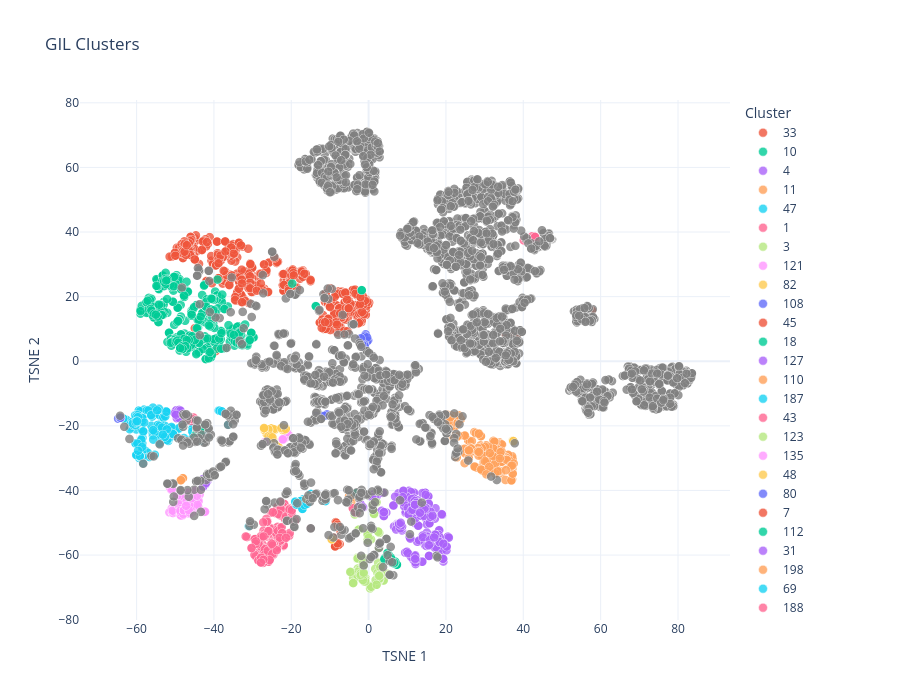

Notebook cell for this chart:
### Code cell
import plotly.express as px


# --- Step 1: Create a color column that handles NaN explicitly ---
tsne_res['color'] = tsne_res['clusters'].fillna('NaN')   # turn NaN into a string category
tsne_res['color'] = tsne_res['color'].astype(str)        # ensure everything is string

# --- NEW: Compute desired legend order (largest cluster → smallest, NaN last) ---
cluster_sizes = tsne_res['color'].value_counts()         # Series: index=cluster, value=count
# Sort known clusters by size descending, then force 'NaN' to the end
legend_order = (
    cluster_sizes.drop('NaN', errors='ignore')           # drop NaN if present
                 .sort_values(ascending=False)           # largest first
                 .index
                 .tolist() 
    + ['NaN']                                             # NaN always last
)

# --- Step 2: Build the scatter plot ---
fig = px.scatter(
    tsne_res,
    x=0,
    y=1,
    color='color',
    color_discrete_map={
        'NaN': 'grey',
        # optionally add fixed colors here
    },
    hover_data={
        'color': True,
        'junction_aa': True,
        'v_call': True,
        'j_call': True,
    },
    category_orders={'color': legend_order},   # <<< THIS IS THE KEY LINE
    title='GIL Clusters',
    labels={'0': 'TSNE 1', '1': 'TSNE 2', 'color': 'Cluster'},
)

fig.update_traces(
    hovertemplate=(
        "<b>Cluster</b>: %{customdata[0]}<br>"
        "<b>Junction AA</b>: %{customdata[1]}<br>"
        "<b>V call</b>: %{customdata[2]}<br>"
        "<b>J call</b>: %{customdata[3]}<br>"
        "<extra></extra>"
    ),
    marker=dict(size=9, opacity=0.8, line=dict(width=0.5, color='white'))
)

# --- Make the "NaN" legend entry look nice ---
fig.for_each_trace(lambda t: t.update(name='NaN (unassigned)') if t.name == 'NaN' else t)

# Optional styling
fig.update_layout(
    legend_title_text='Cluster',
    template='plotly_white',
    width=900,
    height=700,
    legend={'traceorder': 'normal'}   # ensures category_orders is respected
)

fig.write_html(
    "gil_cluster_plotting_test.html",
    include_plotlyjs='cdn',
    config={'displaylogo': False,
            'toImageButtonOptions': {'format': 'svg', 'filename': 'plot'}}
)

fig.show()
